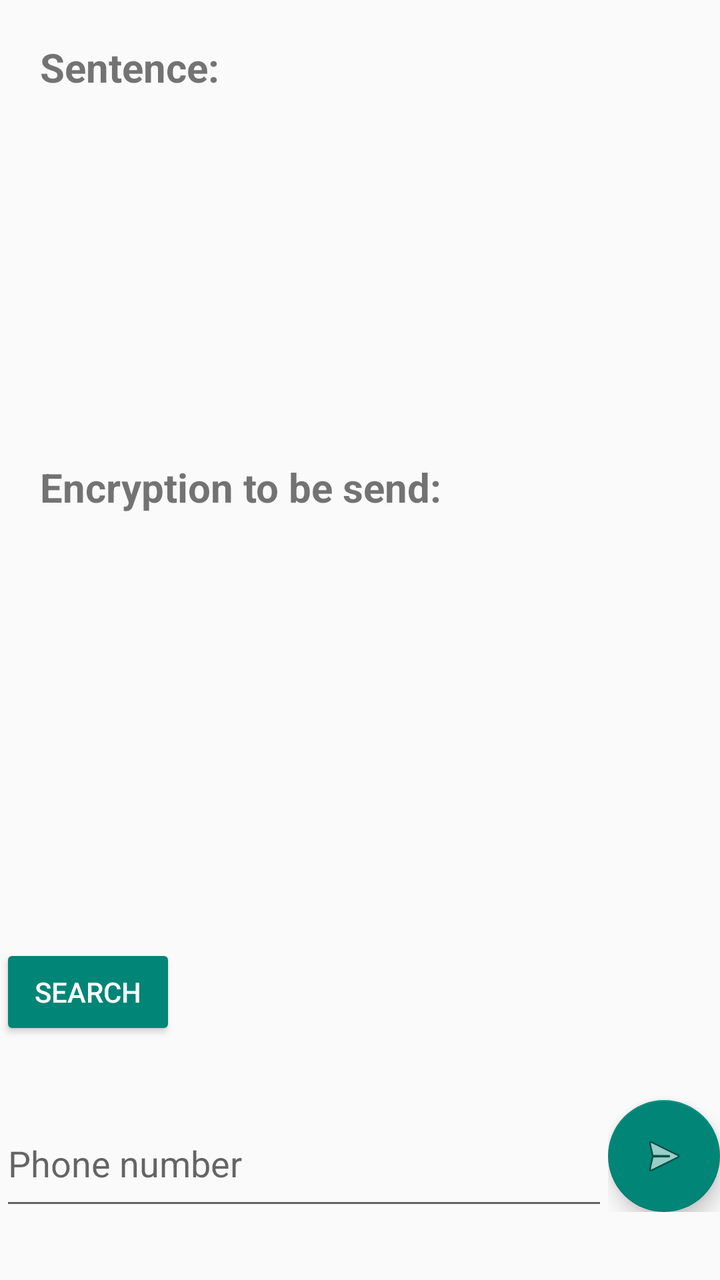
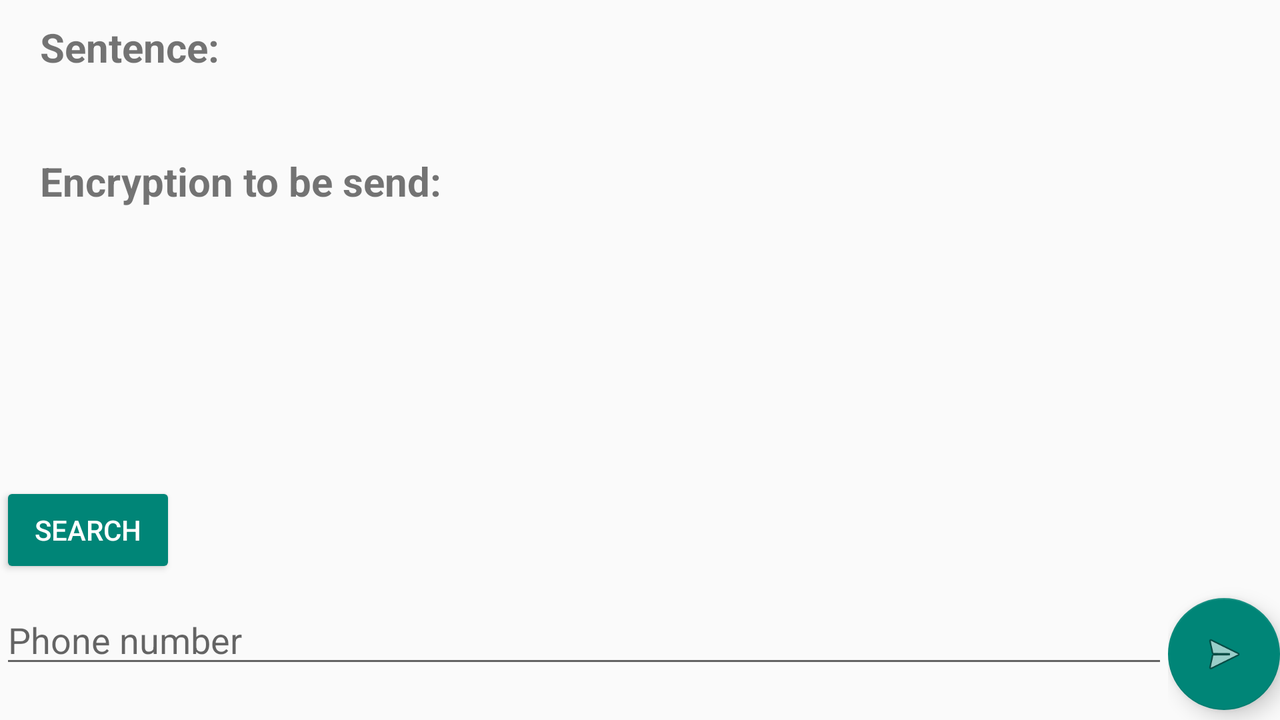

Two renders of one Android screen. The first uses the default layout on a phone; the second uses the alternative layout the repository ships for a different screen configuration, on a matching device. The two XML files are below.
<!-- AndroidManifest.xml: application theme Theme.AppCompat.DayNight -->
<!-- res/layout/activity_send_sms.xml -->
<?xml version="1.0" encoding="utf-8"?>
<LinearLayout xmlns:android="http://schemas.android.com/apk/res/android"
    xmlns:app="http://schemas.android.com/apk/res-auto"
    xmlns:tools="http://schemas.android.com/tools"
    android:layout_width="match_parent"
    android:layout_height="match_parent"
    android:orientation="vertical"
    tools:context=".SendSms">


    <RelativeLayout
        android:layout_width="match_parent"
        android:layout_height="0dp"
        android:layout_weight="1">

        <TextView
            android:id="@+id/title1"
            android:layout_width="match_parent"
            android:layout_height="40dp"
            android:layout_marginStart="20dp"
            android:layout_marginTop="20dp"
            android:layout_marginEnd="10dp"
            android:text="Sentence:"
            android:textSize="20sp"
            android:textStyle="bold" />

        <TextView
            android:id="@+id/sentence"
            android:layout_width="match_parent"
            android:layout_height="150dp"
            android:layout_marginStart="10dp"
            android:textStyle="normal"
            android:textSize="15sp"
            android:layout_below="@+id/title1"
            android:verticalScrollbarPosition="right"/>


        <TextView
            android:id="@+id/title2"
            android:layout_width="match_parent"
            android:layout_height="40dp"
            android:layout_marginStart="20dp"
            android:layout_marginTop="20dp"
            android:layout_marginEnd="10dp"
            android:text="Encryption to be send:"
            android:textSize="20sp"
            android:textStyle="bold"
            android:layout_below="@+id/sentence"/>

        <TextView
            android:id="@+id/encrypted_sentence"
            android:layout_width="match_parent"
            android:layout_height="match_parent"
            android:layout_marginStart="10dp"
            android:textStyle="normal"
            android:textSize="30sp"
            android:textIsSelectable="true"
            android:layout_below="@id/title2"
            android:verticalScrollbarPosition="right"/>

    </RelativeLayout>


    <LinearLayout
        android:layout_width="match_parent"
        android:layout_height="wrap_content"
        android:layout_gravity="bottom"
        android:orientation="horizontal">

        <Button
            android:layout_width="wrap_content"
            android:layout_height="wrap_content"
            android:id="@+id/contactBtn"
            android:text="Search"
            style="@style/Widget.AppCompat.Button.Colored"/>


        <TextView
            android:id="@+id/contact_name"
            android:layout_width="match_parent"
            android:layout_height="wrap_content"
            android:layout_marginStart="20dp"
            android:textIsSelectable="true"
            android:textSize="20sp"
            android:textStyle="bold" />
    </LinearLayout>

    <LinearLayout
        android:layout_width="match_parent"
        android:layout_height="wrap_content"
        android:layout_gravity="bottom">


        <EditText
            android:id="@+id/phone_number"
            android:layout_width="match_parent"
            android:layout_height="60dp"
            android:layout_weight="1"
            android:layout_marginTop="30dp"
            android:layout_marginBottom="30dp"
            android:hint="Phone number"
            android:inputType="phone"
            android:lines="1"
            android:maxLines="1" />



        <LinearLayout
            android:layout_width="wrap_content"
            android:layout_height="wrap_content">

            <com.google.android.material.floatingactionbutton.FloatingActionButton
                android:id="@+id/getMorseCodeBtn"
                android:layout_width="wrap_content"
                android:layout_height="wrap_content"
                android:layout_marginTop="30dp"
                android:layout_weight="1"
                android:clickable="true"
                android:layout_alignEnd="@+id/writeSentenceEdit"
                android:layout_alignParentEnd="true"
                app:srcCompat="@android:drawable/ic_menu_send" />

        </LinearLayout>


    </LinearLayout>
</LinearLayout>
<!-- resources referenced by this layout -->
<resources>

</resources>
<!-- res/layout-land/activity_send_sms.xml (the repository's variant of the layout above) -->
<!-- drawn on the phone turned sideways -->
<?xml version="1.0" encoding="utf-8"?>
<LinearLayout xmlns:android="http://schemas.android.com/apk/res/android"
    xmlns:app="http://schemas.android.com/apk/res-auto"
    xmlns:tools="http://schemas.android.com/tools"
    android:layout_width="match_parent"
    android:layout_height="match_parent"
    android:orientation="vertical"
    tools:context=".SendSms">


    <RelativeLayout
        android:layout_width="match_parent"
        android:layout_height="0dp"
        android:layout_weight="1">

        <TextView
            android:id="@+id/title1"
            android:layout_width="match_parent"
            android:layout_height="wrap_content"
            android:layout_marginStart="20dp"
            android:layout_marginTop="10dp"
            android:layout_marginEnd="10dp"
            android:text="Sentence:"
            android:textSize="20sp"
            android:textStyle="bold" />

        <TextView
            android:id="@+id/sentence"
            android:layout_width="match_parent"
            android:layout_height="30dp"
            android:layout_marginStart="10dp"
            android:textStyle="normal"
            android:textSize="15sp"
            android:layout_below="@+id/title1"
            android:verticalScrollbarPosition="right"/>


        <TextView
            android:id="@+id/title2"
            android:layout_width="match_parent"
            android:layout_height="wrap_content"
            android:layout_marginStart="20dp"
            android:layout_marginTop="10dp"
            android:layout_marginEnd="10dp"
            android:text="Encryption to be send:"
            android:textSize="20sp"
            android:textStyle="bold"
            android:layout_below="@+id/sentence"/>

        <TextView
            android:id="@+id/encrypted_sentence"
            android:layout_width="match_parent"
            android:layout_height="match_parent"
            android:layout_marginStart="10dp"
            android:layout_marginEnd="10dp"
            android:textStyle="normal"
            android:textSize="15sp"
            android:textIsSelectable="true"
            android:layout_below="@id/title2"
            android:verticalScrollbarPosition="right"/>

    </RelativeLayout>


    <LinearLayout
        android:layout_width="wrap_content"
        android:layout_height="wrap_content"
        android:layout_gravity="bottom"
        android:orientation="horizontal">

        <Button
            android:layout_width="wrap_content"
            android:layout_height="wrap_content"
            android:id="@+id/contactBtn"
            android:text="Search"
            style="@style/Widget.AppCompat.Button.Colored"/>


        <TextView
            android:layout_width="match_parent"
            android:layout_height="wrap_content"
            android:id="@+id/contact_name"
            android:layout_marginStart="20dp"
            android:textStyle="bold"
            android:textSize="20sp"/>
    </LinearLayout>

    <LinearLayout
        android:layout_width="match_parent"
        android:layout_height="wrap_content"
        android:layout_gravity="bottom">


        <EditText
            android:id="@+id/phone_number"
            android:layout_width="0dp"
            android:layout_height="40dp"
            android:layout_weight="1"
            android:layout_marginTop="10dp"
            android:layout_marginBottom="5dp"
            android:hint="Phone number"
            android:inputType="phone"
            android:lines="1"
            android:maxLines="1" />



        <LinearLayout
            android:layout_width="wrap_content"
            android:layout_height="wrap_content">

            <com.google.android.material.floatingactionbutton.FloatingActionButton
                android:id="@+id/getMorseCodeBtn"
                android:layout_width="0dp"
                android:layout_height="wrap_content"
                android:layout_marginTop="10dp"
                android:layout_marginBottom="5dp"
                android:layout_weight="1"
                android:clickable="true"
                app:srcCompat="@android:drawable/ic_menu_send" />

        </LinearLayout>


    </LinearLayout>
</LinearLayout>
